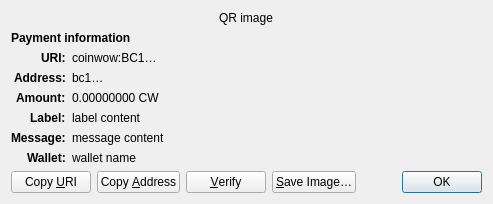
<?xml version="1.0" encoding="UTF-8"?>
<ui version="4.0">
 <class>ReceiveRequestDialog</class>
 <widget class="QDialog" name="ReceiveRequestDialog">
  <property name="geometry">
   <rect>
    <x>0</x>
    <y>0</y>
    <width>413</width>
    <height>229</height>
   </rect>
  </property>
  <property name="windowTitle">
   <string>Request payment to …</string>
  </property>
  <layout class="QGridLayout" name="gridLayout" columnstretch="0,1">
   <property name="sizeConstraint">
    <enum>QLayout::SetFixedSize</enum>
   </property>
   <item row="0" column="0" colspan="2" alignment="Qt::AlignHCenter">
    <widget class="QRImageWidget" name="qr_code">
     <property name="text">
      <string notr="true">QR image</string>
     </property>
     <property name="textInteractionFlags">
      <set>Qt::NoTextInteraction</set>
     </property>
    </widget>
   </item>
   <item row="1" column="0" colspan="2">
    <widget class="QLabel" name="payment_header">
     <property name="font">
      <font>
       <weight>75</weight>
       <bold>true</bold>
      </font>
     </property>
     <property name="text">
      <string>Payment information</string>
     </property>
     <property name="textInteractionFlags">
      <set>Qt::NoTextInteraction</set>
     </property>
    </widget>
   </item>
   <item row="2" column="0" alignment="Qt::AlignRight|Qt::AlignTop">
    <widget class="QLabel" name="uri_tag">
     <property name="font">
      <font>
       <weight>75</weight>
       <bold>true</bold>
      </font>
     </property>
     <property name="text">
      <string notr="true">URI:</string>
     </property>
     <property name="textFormat">
      <enum>Qt::PlainText</enum>
     </property>
     <property name="textInteractionFlags">
      <set>Qt::NoTextInteraction</set>
     </property>
    </widget>
   </item>
   <item row="2" column="1" alignment="Qt::AlignTop">
    <widget class="QLabel" name="uri_content">
     <property name="text">
      <string notr="true">coinwow:BC1…</string>
     </property>
     <property name="textFormat">
      <enum>Qt::RichText</enum>
     </property>
     <property name="wordWrap">
      <bool>true</bool>
     </property>
     <property name="textInteractionFlags">
      <set>Qt::TextSelectableByMouse</set>
     </property>
    </widget>
   </item>
   <item row="3" column="0" alignment="Qt::AlignRight|Qt::AlignTop">
    <widget class="QLabel" name="address_tag">
     <property name="font">
      <font>
       <weight>75</weight>
       <bold>true</bold>
      </font>
     </property>
     <property name="text">
      <string>Address:</string>
     </property>
     <property name="textInteractionFlags">
      <set>Qt::NoTextInteraction</set>
     </property>
    </widget>
   </item>
   <item row="3" column="1" alignment="Qt::AlignTop">
    <widget class="QLabel" name="address_content">
     <property name="text">
      <string notr="true">bc1…</string>
     </property>
     <property name="textFormat">
      <enum>Qt::PlainText</enum>
     </property>
     <property name="textInteractionFlags">
      <set>Qt::TextSelectableByMouse</set>
     </property>
    </widget>
   </item>
   <item row="4" column="0" alignment="Qt::AlignRight|Qt::AlignTop">
    <widget class="QLabel" name="amount_tag">
     <property name="font">
      <font>
       <weight>75</weight>
       <bold>true</bold>
      </font>
     </property>
     <property name="text">
      <string>Amount:</string>
     </property>
     <property name="textInteractionFlags">
      <set>Qt::NoTextInteraction</set>
     </property>
    </widget>
   </item>
   <item row="4" column="1" alignment="Qt::AlignTop">
    <widget class="QLabel" name="amount_content">
     <property name="text">
      <string notr="true">0.00000000 CW</string>
     </property>
     <property name="textFormat">
      <enum>Qt::PlainText</enum>
     </property>
     <property name="textInteractionFlags">
      <set>Qt::TextSelectableByMouse</set>
     </property>
    </widget>
   </item>
   <item row="5" column="0" alignment="Qt::AlignRight|Qt::AlignTop">
    <widget class="QLabel" name="label_tag">
     <property name="font">
      <font>
       <weight>75</weight>
       <bold>true</bold>
      </font>
     </property>
     <property name="text">
      <string>Label:</string>
     </property>
     <property name="textInteractionFlags">
      <set>Qt::NoTextInteraction</set>
     </property>
    </widget>
   </item>
   <item row="5" column="1" alignment="Qt::AlignTop">
    <widget class="QLabel" name="label_content">
     <property name="text">
      <string notr="true">label content</string>
     </property>
     <property name="textFormat">
      <enum>Qt::PlainText</enum>
     </property>
     <property name="wordWrap">
      <bool>true</bool>
     </property>
     <property name="textInteractionFlags">
      <set>Qt::TextSelectableByMouse</set>
     </property>
    </widget>
   </item>
   <item row="6" column="0" alignment="Qt::AlignRight|Qt::AlignTop">
    <widget class="QLabel" name="message_tag">
     <property name="font">
      <font>
       <weight>75</weight>
       <bold>true</bold>
      </font>
     </property>
     <property name="text">
      <string>Message:</string>
     </property>
     <property name="textInteractionFlags">
      <set>Qt::NoTextInteraction</set>
     </property>
    </widget>
   </item>
   <item row="6" column="1" alignment="Qt::AlignTop">
    <widget class="QLabel" name="message_content">
     <property name="text">
      <string notr="true">message content</string>
     </property>
     <property name="textFormat">
      <enum>Qt::PlainText</enum>
     </property>
     <property name="wordWrap">
      <bool>true</bool>
     </property>
     <property name="textInteractionFlags">
      <set>Qt::TextSelectableByMouse</set>
     </property>
    </widget>
   </item>
   <item row="7" column="0" alignment="Qt::AlignRight|Qt::AlignTop">
    <widget class="QLabel" name="wallet_tag">
     <property name="font">
      <font>
       <weight>75</weight>
       <bold>true</bold>
      </font>
     </property>
     <property name="text">
      <string>Wallet:</string>
     </property>
     <property name="textInteractionFlags">
      <set>Qt::NoTextInteraction</set>
     </property>
    </widget>
   </item>
   <item row="7" column="1" alignment="Qt::AlignTop">
    <widget class="QLabel" name="wallet_content">
     <property name="text">
      <string notr="true">wallet name</string>
     </property>
     <property name="textFormat">
      <enum>Qt::PlainText</enum>
     </property>
     <property name="wordWrap">
      <bool>true</bool>
     </property>
     <property name="textInteractionFlags">
      <set>Qt::TextSelectableByMouse</set>
     </property>
    </widget>
   </item>
   <item row="8" column="0" colspan="2">
    <layout class="QHBoxLayout" name="horizontalLayout">
     <item>
      <widget class="QPushButton" name="btnCopyURI">
       <property name="text">
        <string>Copy &amp;URI</string>
       </property>
       <property name="autoDefault">
        <bool>false</bool>
       </property>
      </widget>
     </item>
     <item>
      <widget class="QPushButton" name="btnCopyAddress">
       <property name="text">
        <string>Copy &amp;Address</string>
       </property>
       <property name="autoDefault">
        <bool>false</bool>
       </property>
      </widget>
     </item>
     <item>
      <widget class="QPushButton" name="btnVerify">
       <property name="text">
        <string>&amp;Verify</string>
       </property>
       <property name="toolTip">
        <string>Verify this address on e.g. a hardware wallet screen</string>
       </property>
       <property name="autoDefault">
        <bool>false</bool>
       </property>
      </widget>
     </item>
     <item>
      <widget class="QPushButton" name="btnSaveAs">
       <property name="text">
        <string>&amp;Save Image…</string>
       </property>
       <property name="autoDefault">
        <bool>false</bool>
       </property>
      </widget>
     </item>
     <item>
      <spacer name="horizontalSpacer_2">
       <property name="orientation">
        <enum>Qt::Horizontal</enum>
       </property>
       <property name="sizeHint" stdset="0">
        <size>
         <width>40</width>
         <height>20</height>
        </size>
       </property>
      </spacer>
     </item>
     <item>
      <widget class="QDialogButtonBox" name="buttonBox">
       <property name="focusPolicy">
        <enum>Qt::StrongFocus</enum>
       </property>
       <property name="standardButtons">
        <set>QDialogButtonBox::Ok</set>
       </property>
      </widget>
     </item>
    </layout>
   </item>
  </layout>
 </widget>
 <customwidgets>
  <customwidget>
   <class>QRImageWidget</class>
   <extends>QLabel</extends>
   <header>qt/qrimagewidget.h</header>
  </customwidget>
 </customwidgets>
 <tabstops>
  <tabstop>buttonBox</tabstop>
  <tabstop>btnCopyURI</tabstop>
  <tabstop>btnCopyAddress</tabstop>
  <tabstop>btnSaveAs</tabstop>
 </tabstops>
 <resources/>
 <connections>
  <connection>
   <sender>buttonBox</sender>
   <signal>accepted()</signal>
   <receiver>ReceiveRequestDialog</receiver>
   <slot>accept()</slot>
   <hints>
    <hint type="sourcelabel">
     <x>135</x>
     <y>230</y>
    </hint>
    <hint type="destinationlabel">
     <x>135</x>
     <y>126</y>
    </hint>
   </hints>
  </connection>
 </connections>
</ui>
